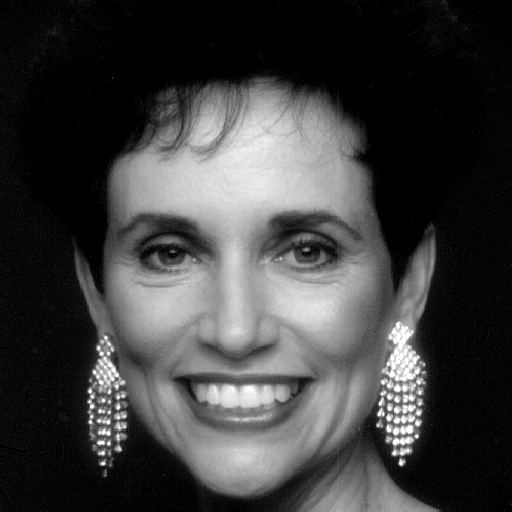
%> input picture Assignment 4/2/woman.tif, 512 x 512 px
$ octave Q2_99210294.m   (GNU Octave 9; MATLAB toolbox functions it lacks are replaced by stand-ins)
%> lines starting %> are read from the running program, lines starting %| are printed output that depends on the picture; in (x1, y1, x2, y2) boxes, pixels count from 0 and x2, y2 are one past the last pixel; in counts of white or black regions, pixels touching at a corner belong together; the program's own positions count from 1
clear all;

partA();

%%%%%%%%%%%%%%%%%%%%%%%%%%%%%%%%%%%%%%%%%%%% partA %%%%%%%%%%%%%%%%%%%%%%%%%%%%%%%%%%%%%%%%%%%%%%
%%% This function creates results as Fig4.24 of text book                                     %%%
%%% input(s) : {}                                                                             %%%
%%% output(s) : {}                                                                            %%%
%%%%%%%%%%%%%%%%%%%%%%%%%%%%%%%%%%%%%%%%%%%%%%%%%%%%%%%%%%%%%%%%%%%%%%%%%%%%%%%%%%%%%%%%%%%%%%%%%
function partA()
    image = imread("woman.tif");% downloaded image
%> image is the input picture: size 512x512 uint8; min 0, max 255, mean 62.2
    rectangle = generateRectangle(size(image));% constrcut an image of a rectangle
    centeredRectangle = concentrateSpectrum(rectangle);% concentrate spectrum in the center of image
    rectangleFFT = fft2(rectangle);% apply fast furier transform
    rectangleMagnitude = abs(rectangleFFT);% calculate spectrum of furier transform
    rectangleAngle = angle(fft2(rectangle));% calculate angle of furier transform
    rectanglePhase = exp(1i * rectangleAngle);% calculate phase of furier transform

    centeredFFT = fft2(centeredRectangle);% apply fast furier transform
    centeredMagnitude = abs(centeredFFT);% spectrum of centered fast furier transform

    figure();
    subplot(231);
    imshow(rectangle);
    title("rectangle");

    subplot(232);
    imshow(rectangleMagnitude , []);
    title("rectangle spectrum");

    subplot(233);
    imshow(log10(1 + normalizeMatrix(rectangleMagnitude)) , []);
    title("log of rectangle spectrum");

    subplot(234);
    imshow(centeredRectangle);
    title("centered rectangle");

    subplot(235);
    imshow(centeredMagnitude , []);
    title("centered rectangle spectrum");


    subplot(236);
    imshow(log10(1 + normalizeMatrix(centeredMagnitude)) , []);
    title("log of centered rectangle spectrum")

    partBC(rectangle,-90,[140 , -140]);
    partD(image ,rectangleMagnitude ,rectanglePhase)

end

%%%%%%%%%%%%%%%%%%%%%%%%%%%%%%%%%%%%%% generateRectangle %%%%%%%%%%%%%%%%%%%%%%%%%%%%%%%%%%%%%%%%
%%% This function creates image of rectangle as mentioned in question                         %%%
%%% input(s) : {sizeOfImage : size of image}                                                  %%%
%%% output(s) : {rectangleImage : a black plane with white rectangle inside it}               %%%
%%%%%%%%%%%%%%%%%%%%%%%%%%%%%%%%%%%%%%%%%%%%%%%%%%%%%%%%%%%%%%%%%%%%%%%%%%%%%%%%%%%%%%%%%%%%%%%%%
function rectangleImage = generateRectangle(sizeOfImage)
%> called with sizeOfImage = [512 512]
    h = sizeOfImage(1);
%> h = 512
    w = sizeOfImage(2);
%> w = 512
    rectangleImage = zeros(sizeOfImage);
    rectangleImage(215:295 , 248:262)=255;
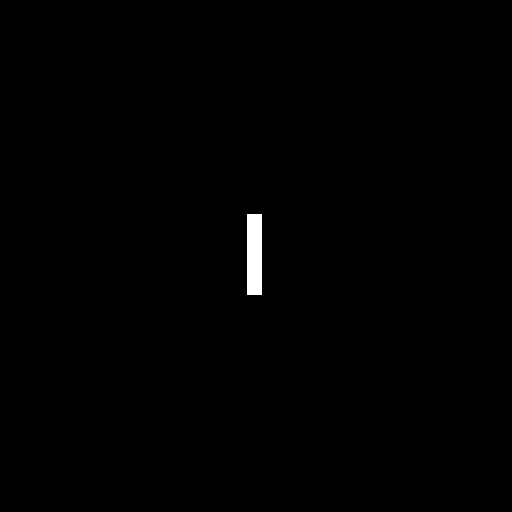
%> rectangleImage: size 512x512 double; 0.46% white; 1 white region, box (x1, y1, x2, y2) and area: (247, 214, 262, 295) 1215
%> after the loop in concentrateSpectrum, `for i = 1:size(resultImage,1)`:
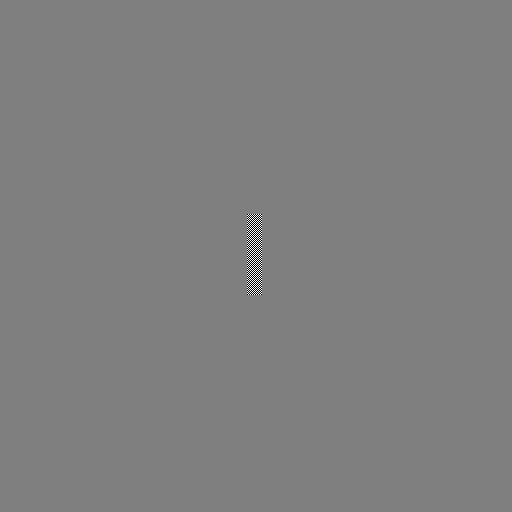
%> resultImage: size 512x512 double; min -255, max 255, mean 0; drawn with min black and max white
%    rectangleImage(uint8(0.4199 * h):uint8(0.5762 * h), uint8(0.4844 * w):uint8(0.5117 * w))=255;
end

%%%%%%%%%%%%%%%%%%%%%%%%%%%%%%%%%%%%%%%%%%%%%%%%%%%%%% partBC %%%%%%%%%%%%%%%%%%%%%%%%%%%%%%%%%%%%%%%%%%%%%%%%%%%%%%%%
%%% This function creates results as Fig4.25 and Fig 4.26 of text book                                             %%%
%%% input(s) : {image : rectangle image , givenAngle : angle of rotation , givenTranslate : parameter of translation}%                                                                             %%%
%%% output(s) : {}                                                                                                 %%%
%%%%%%%%%%%%%%%%%%%%%%%%%%%%%%%%%%%%%%%%%%%%%%%%%%%%%%%%%%%%%%%%%%%%%%%%%%%%%%%%%%%%%%%%%%%%%%%%%%%%%%%%%%%%%%%%%%%%%%
function partBC(image, givenAngle , givenTranslate)
%> called with givenAngle = -90, givenTranslate = [140 -140]
    rotatedImage = imrotate(image, givenAngle );
    translatedImage = imtranslate(image , givenTranslate);

    fftR = normalizeMatrix(abs(fftshift(fft2(rotatedImage)))); % calculate spectrum of rotated image
    fftT = normalizeMatrix(abs(fftshift(fft2(translatedImage))));% calculate spectrum of translated image

    figure;
    subplot(223);
    imshow(rotatedImage);
    title("rotated image");
    subplot(224);
    imshow(log10(fftR + 1) , []);
    title("spectrum of rotated image");

    subplot(221);
    imshow(translatedImage);
    title("translated image");

    subplot(222);
    imshow(log10(fftT + 1) , []);
    title("spectrum of translated image");
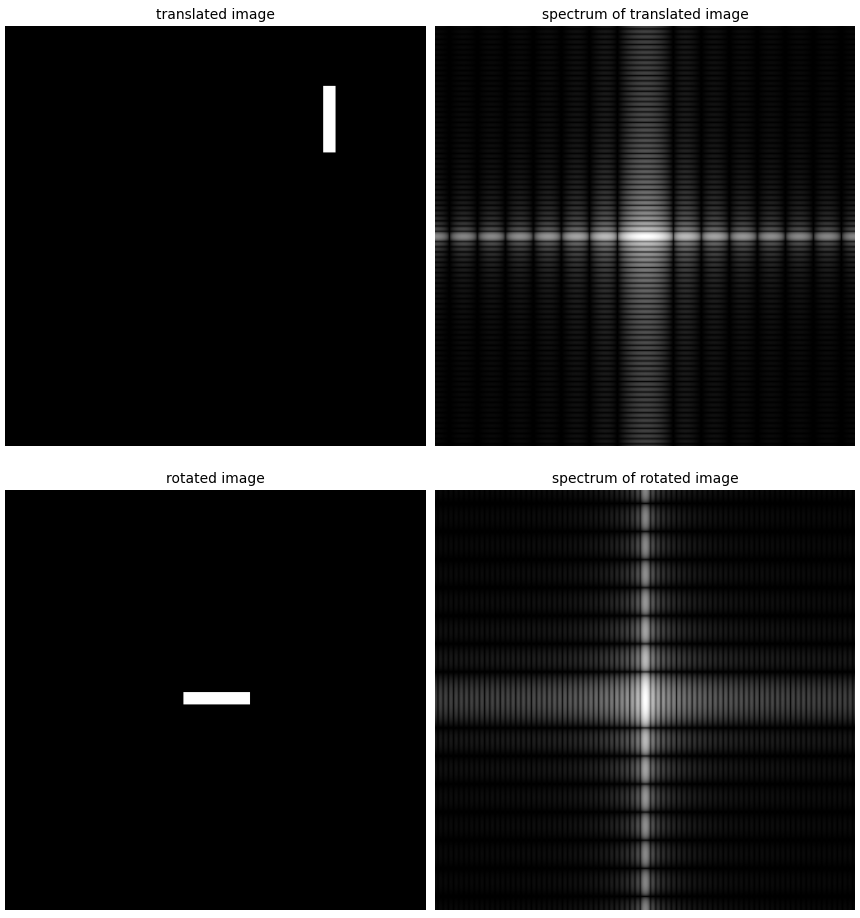
%> figure redrawn from the program's plot data, 4 panels

    angle1 = angle(fft2(image));
    angle2 = angle(fft2(translatedImage));
    angle3 = angle(fft2(rotatedImage));

    figure
    subplot(131);
    imshow(angle1 , []);
    title("Angle of rectangle")
    subplot(132);
    imshow(angle2 , []);
    title("Angle of translated rectangle")

    subplot(133);
    imshow(angle3 , []);
    title("Angle of rotated rectangle")
end

%%%%%%%%%%%%%%%%%%%%%%%%%%%%%%%%%%%%%%%%%%%%%%%%%%%%%%%%%%%%%% partD %%%%%%%%%%%%%%%%%%%%%%%%%%%%%%%%%%%%%%%%%%%%%%%%%%%%%%%%%%%%%%%%
%%% This function creates results as Fig4.27 of text book                                                                         %%%
%%% input(s) : {image : main image , rectangleMagnitude : spectrum of fft of rectangle , rectanglePhase : phase of fft of rectangle}%                                                                             %%%
%%% output(s) : {}                                                                                                                %%%
%%%%%%%%%%%%%%%%%%%%%%%%%%%%%%%%%%%%%%%%%%%%%%%%%%%%%%%%%%%%%%%%%%%%%%%%%%%%%%%%%%%%%%%%%%%%%%%%%%%%%%%%%%%%%%%%%%%%%%%%%%%%%%%%%%%%%
function partD(image ,rectangleMagnitude , rectanglePhase)
    imageFFT = fft2(image);% furier transform of image

    imageAngle = angle(imageFFT);% angle of furier transform
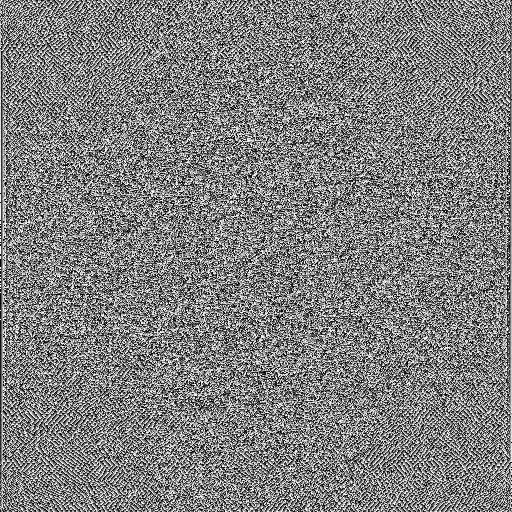
%> imageAngle: size 512x512 double; min -3.14, max 3.14, mean 2.4e-05; drawn with min black and max white
    imagePhase = exp(1i * imageAngle);% phase of furier transform
    phaseInverse = ifft2(imagePhase); % reconstructed image from phase

    imageMagnitude = abs(imageFFT); % spectrum of furier transform
    magnitudeInverse = ifftshift(ifft2(imageMagnitude));% reconstructed image from spectrum

    image5 = ifft2(rectangleMagnitude .* imagePhase);% reconstructed image from phase of image and spectrum of rectangle
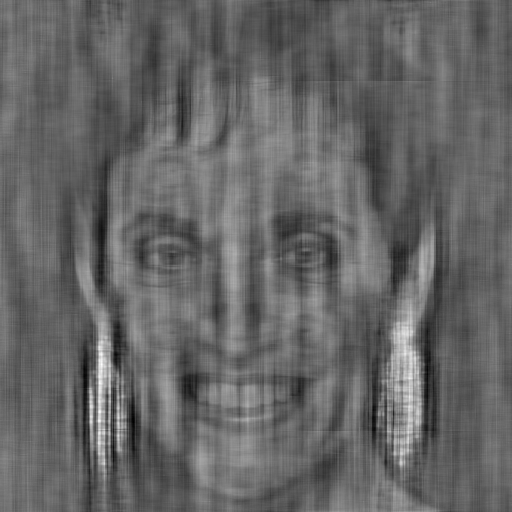
%> image5: size 512x512 double; min -75.59, max 117.1, mean 1.2; drawn with min black and max white
    image6 = ifft2(imageMagnitude .* rectanglePhase);% reconstructed image from phase of rectangle and spectrum of image
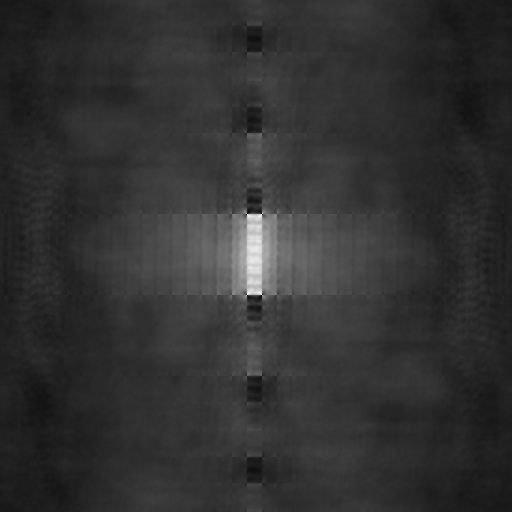
%> image6: size 512x512 double; min -119.4, max 807.9, mean 62.2; drawn with min black and max white

    figure;
    subplot(231);
    imshow(image);
    title("Main Image")

    subplot(232);
    imshow(imageAngle);
    title("Image FFT Angle")

    subplot(233);
    imshow(phaseInverse , []);
    title("Phase Reconstructed")

    subplot(234);
    imshow(uint8(magnitudeInverse));
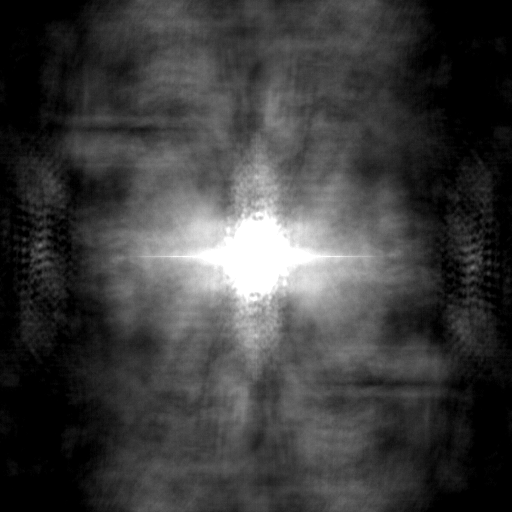
%> displayed picture: size 512x512, on the screen's scale of 0 to 255; min 0, max 255, mean 60.9
    title("Spectrum Reconstructed")

    subplot(235);
    imshow(image5 , []);
    title("Image 5")

    subplot(236);
    imshow(image6 , []);
    title("Image 6")
end

%%%%%%%%%%%%%%%%%%%%%%%%%%%%%%%%%%%%% concentrateSpectrum %%%%%%%%%%%%%%%%%%%%%%%%%%%%%%%%%%%%%%%
%%% This function mutiplies image to -1^(x+y)                                                 %%%
%%% input(s) : {inputImage : given image}                                                     %%%
%%% output(s) : {resultImage : result of multiplication}                                      %%%
%%%%%%%%%%%%%%%%%%%%%%%%%%%%%%%%%%%%%%%%%%%%%%%%%%%%%%%%%%%%%%%%%%%%%%%%%%%%%%%%%%%%%%%%%%%%%%%%%
function resultImage = concentrateSpectrum(inputImage)
    resultImage = inputImage;
    for i = 1:size(resultImage,1)
        for j =1:size(resultImage,2)
            resultImage(i,j) = resultImage(i,j) * (-1)^(i+j);
        end
    end
end

%%%%%%%%%%%%%%%%%%%%%%%%%%%%%%%%%%%%%% normalizeMatrix %%%%%%%%%%%%%%%%%%%%%%%%%%%%%%%%%%%%%%%%%%
%%% This function scale matrix values to range [0 255]                                        %%%
%%% input(s) : {X : given matrix}                                                             %%%
%%% output(s) : {result : result of normalization}                                            %%%
%%%%%%%%%%%%%%%%%%%%%%%%%%%%%%%%%%%%%%%%%%%%%%%%%%%%%%%%%%%%%%%%%%%%%%%%%%%%%%%%%%%%%%%%%%%%%%%%%
function result =  normalizeMatrix(X)
    X = X - min(min(X));
    result = 255 * X / max(max(X));
end
